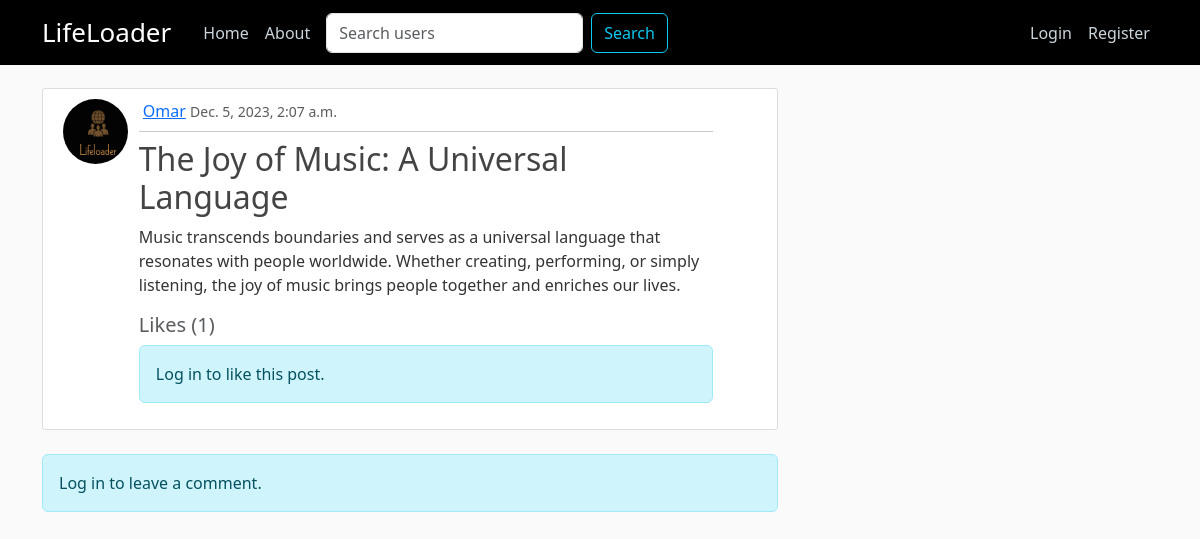
Before: /post/38/ with the older database file.
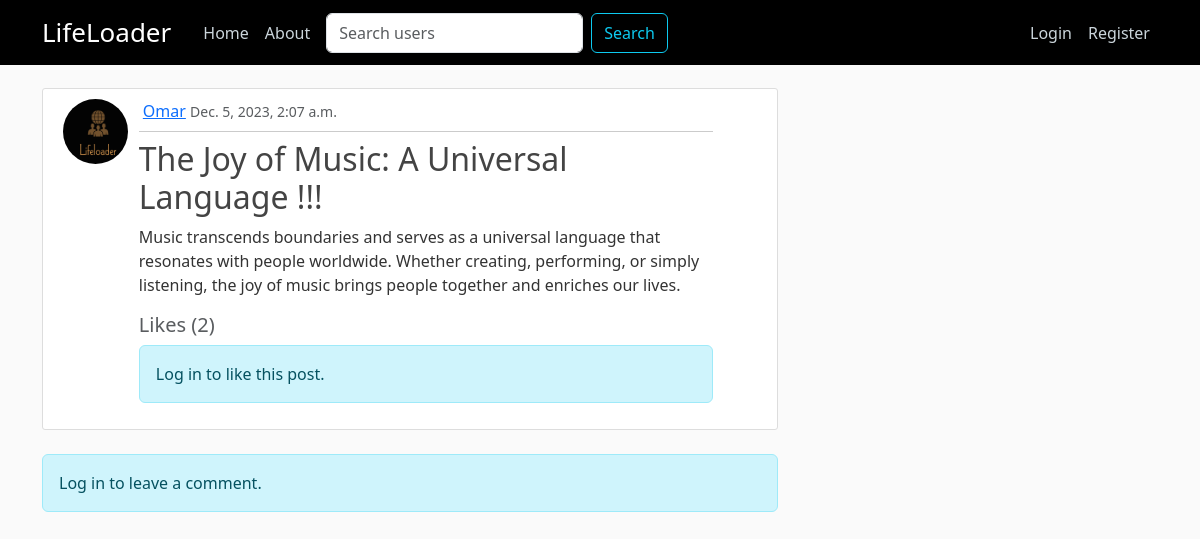
After: the same page with the newer database file.
### social_net/models.py (models this page shows, shortened)
class Post(models.Model):
    author = models.ForeignKey(User, on_delete=models.CASCADE)
    title = models.CharField(max_length=150)
    content = models.TextField()
    date_created = models.DateTimeField(default=timezone.now)
    likes = models.ManyToManyField(
        User, related_name='post_likes', through='Like')
    comments = models.ManyToManyField(
        User, related_name='post_comments', through='Comment')

### users/models.py (models this page shows, shortened)
class Profile(models.Model):
    user = models.OneToOneField(User, on_delete=models.CASCADE)
    bio = models.TextField(null=True)
    profile_pic = models.ImageField(
        default='default.jpg', upload_to='profile_pics')

### social_net/views.py (the view)
# urls.py: path('post/<int:pk>/', views.PostDetailView.as_view(),
class PostDetailView(DetailView):
    model = Post
    context_object_name = 'post'
    def get_context_data(self, **kwargs):
        context = super().get_context_data(**kwargs)
        context['comment_form'] = CommentForm()
        return context
    def post(self, request, *args, **kwargs):
        """ Handles the HTTP POST request to add a comment to the post."""
        self.object = self.get_object()
        form = CommentForm(request.POST)
        if form.is_valid():
            comment = form.save(commit=False)
            comment.user = self.request.user
            comment.post = self.object
            comment.save()
            return redirect('LifeLoader-post_detail', self.object.id)
        return self.render_to_response(self.get_context_data())

### social_net/forms.py
class CommentForm(forms.ModelForm):
    class Meta:
        model = Comment
        fields = ['content']
        widgets = {
            'content': forms.Textarea(attrs={'rows': 3, 'cols': 40}),
        }

### social_net/templates/social_net/post_detail.html (shortened to what this page needs)
{% extends "social_net/base_temp.html" %}
{% load crispy_forms_tags %}
{% load static %}
{% block content %}
<article class="media content-section">
    <div class="row">
        <div class="col-md-1">
            <img class="rounded-circle article-img" src="{{ post.author.profile.profile_pic.url }}"
                alt="post's author profile picture">
        </div>
        <div class="col-md-10 ms-3">
            <div class="media-body">
                <div class="d-flex justify-content-between align-items-center">
                    <div>
                        <a class="ms-1" href="{% url 'LifeLoader-view_profile' post.author %}">{{ post.author }}</a>
                        <small class="text-muted">{{ post.date_created }}</small>
                    </div>
                </div>
                <hr class="my-2">
                <h2 class="article-title"> {{ post.title }}</h2>
                <p class="article-content">{{ post.content }}</p>
                <h5 class="text-muted">
                    Likes (<span class="likes-count me-20">{{ post.likes.count }}</span>)
                </h5>
                {% if user.is_authenticated %}
                {% if user in post.likes.all %}
                <button class="like-btn hidden" data-post-id="{{ post.id }}" data-is-liked="false">Like</button>
                <button class="unlike-btn" data-post-id="{{ post.id }}" data-is-liked="true">Unlike</button>
                {% else %}
                <button class="unlike-btn hidden" data-post-id="{{ post.id }}" data-is-liked="true">Unlike</button>
                <button class="like-btn" data-post-id="{{ post.id }}" data-is-liked="false">Like</button>
                {% endif %}
                {% else %}
                <p class="alert alert-info">Log in to like this post.</p>
                {% endif %}
            </div>
        </div>
    </div>
</article>
<div class="comments-section mt-4">
    {% if user.is_authenticated %}
    <h3 class="text-muted">Add a Comment</h3>
    <form method="post" action="{% url 'LifeLoader-post_detail' pk=post.pk %}">
        {% csrf_token %}
        {{ comment_form|crispy|safe }}
        <button type="submit" class="btn btn-primary">Post Comment</button>
    </form>
    {% else %}
    <p class="alert alert-info">Log in to leave a comment.</p>
    {% endif %}
</div>
{% endblock content %}

Changed rows visible on the page:
changed Post "Omar": title "The Joy of Music: A Universal Language" → "The Joy of Music: A Universal Language !!!"; likes.count "1" → "2"
